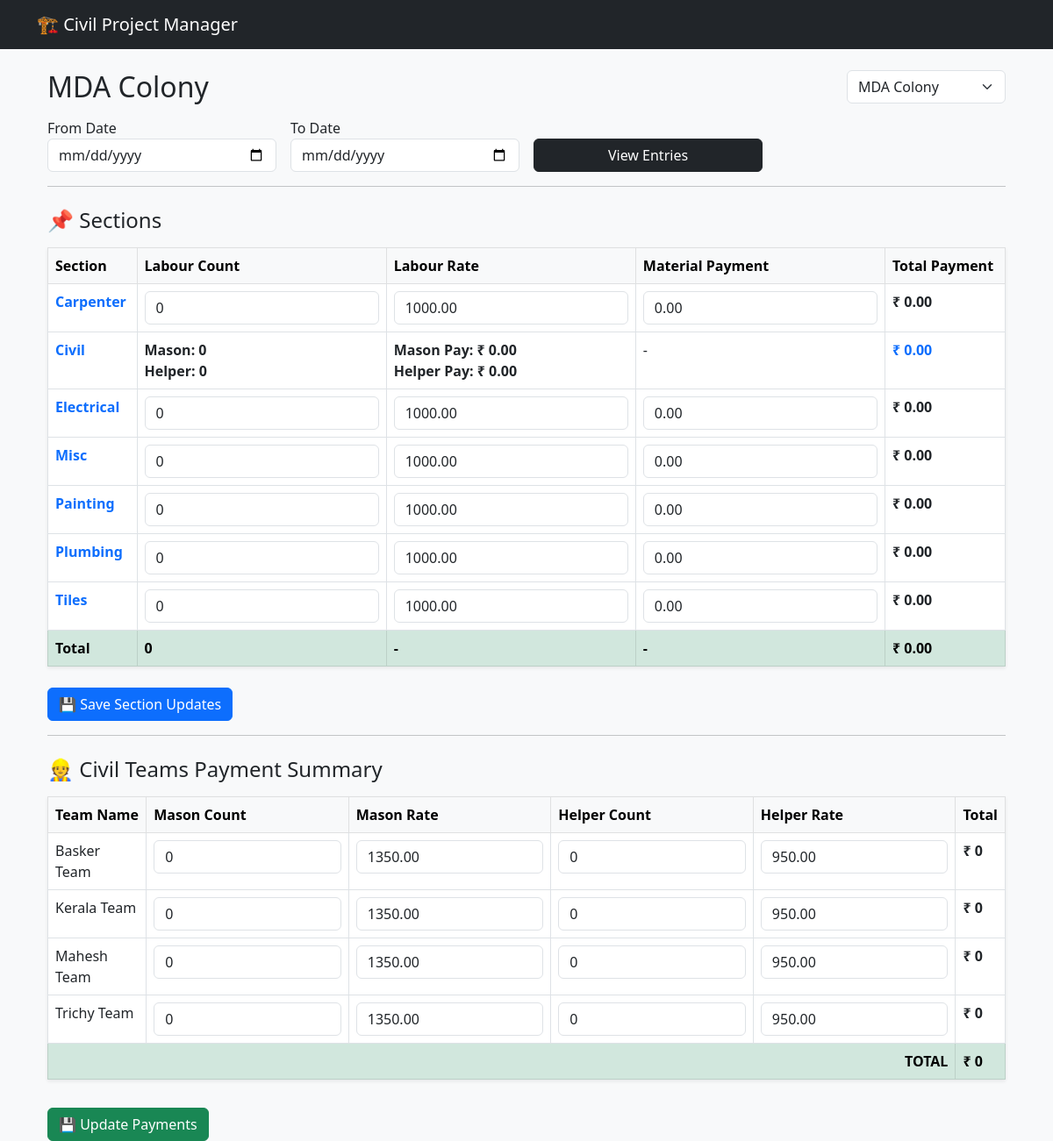
Page /2/ on the committed database.
### civil_app/models.py (models this page shows, shortened)
class Site(models.Model):
    site_name = models.CharField(max_length=200)
    location = models.CharField(max_length=200, blank=True)

class SiteSection(models.Model):
    site = models.ForeignKey(Site, related_name="sections", on_delete=models.CASCADE)
    section_name = models.CharField(max_length=100)
    labour_count = models.IntegerField(default=0)
    material_count = models.IntegerField(default=0)
    labour_rate = models.DecimalField(max_digits=10, decimal_places=2, default=1000)
    material_payment = models.DecimalField(max_digits=10, decimal_places=2, default=0)
    labour_pay = models.DecimalField(max_digits=12, decimal_places=2, default=0)
    material_pay = models.DecimalField(max_digits=12, decimal_places=2, default=0)
    payment = models.DecimalField(max_digits=12, decimal_places=2, default=0)

class CivilTeam(models.Model):
    site = models.ForeignKey(Site, related_name="civil_teams", on_delete=models.CASCADE)
    team_name = models.CharField(max_length=100)
    mason_payment = models.DecimalField(max_digits=10, decimal_places=2, default=0)
    helper_payment = models.DecimalField(max_digits=10, decimal_places=2, default=0)
    mason_rate = models.DecimalField(max_digits=10, decimal_places=2, default=800)
    helper_rate = models.DecimalField(max_digits=10, decimal_places=2, default=500)
    mason_count = models.IntegerField(default=0)
    helper_count = models.IntegerField(default=0)
    @property
    def total_payment(self):
        return (self.mason_payment or 0) + (self.helper_payment or 0)

### civil_app/views.py (the view)
# urls.py: path("<int:site_id>/", views.site_detail, name="site_detail"),
def site_detail(request, site_id):
    site = get_object_or_404(Site, id=site_id)
    ensure_site_bootstrap(site)
    sections = list(site.sections.all().order_by("section_name"))
    teams = list(site.civil_teams.all().order_by("team_name"))
    civil_team_total = sum(team.total_payment for team in teams)
    for sec in sections:
        if sec.section_name.lower() == "civil":
            sec.payment = civil_team_total
    section_payment_total = sum(s.payment for s in sections)
    section_labour_total = sum(s.labour_count for s in sections)
    section_material_total = sum(s.material_count for s in sections)
    total_mason_count = sum(t.mason_count for t in teams)
    total_helper_count = sum(t.helper_count for t in teams)
    total_mason_payment = sum(t.mason_payment for t in teams)
    total_helper_payment = sum(t.helper_payment for t in teams)
    civil_total_payment = total_mason_payment + total_helper_payment
    all_sites = Site.objects.all().order_by("site_name")
    return render(request, "sites/site_detail.html", {
        "site": site,
        "sections": sections,
        "civil_teams": teams,
        "civil_team_total": civil_team_total,
        "section_payment_total": section_payment_total,
        "section_labour_total": section_labour_total,
        "section_material_total": section_material_total,
        "total_mason_count": total_mason_count,
        "total_helper_count": total_helper_count,
        "total_mason_payment": total_mason_payment,
        "total_helper_payment": total_helper_payment,
        "civil_total_payment": civil_total_payment,
        "all_sites": all_sites
    })

### civil_app/views.py (called while the page is built)
def ensure_site_bootstrap(site):
    required_sections = ["carpenter", "civil", "electrical", "misc", "painting", "plumbing", "tiles"]
    existing = set(site.sections.values_list("section_name", flat=True))
    for s in required_sections:
        if s not in existing:
            SiteSection.objects.create(site=site, section_name=s)
    if site.civil_teams.count() == 0:
        default_teams = ["Trichy Team", "Mahesh Team", "Basker Team", "Kerala Team"]
        for t in default_teams:
            CivilTeam.objects.create(site=site, team_name=t)
    try:
        _ = site.civil_details
    except:
        CivilSectionDetail.objects.create(site=site)

### civil_app/templates/sites/site_detail.html (shortened to what this page needs)
{% extends "base.html" %}
{% load static %}
{% block content %}
<div class="container">
    <div class="d-flex justify-content-between align-items-center mb-3">
    <h2 class="mb-0">{{ site.site_name }}</h2>
    <select class="form-select w-auto" onchange="location.href=this.value;">
        {% for s in all_sites %}
            <option value="{% url 'site_detail' s.id %}"
                {% if s.id == site.id %}selected{% endif %}>
                {{ s.site_name }}
            </option>
        {% endfor %}
    </select>
</div>
    <form class="row g-3 mb-3" onsubmit="openEntryModal(event)">
        <div class="col-md-3">
            <label>From Date</label>
            <input type="date" id="from_date" class="form-control">
        </div>
        <div class="col-md-3">
            <label>To Date</label>
            <input type="date" id="to_date" class="form-control">
        </div>
        <div class="col-md-3 align-self-end">
            <button class="btn btn-dark w-100">View Entries</button>
        </div>
    </form>
    <hr>
    <h4 class="mt-4">📌 Sections</h4>
    <form method="POST" action="{% url 'update_sections' site.id %}">
        <table class="table table-bordered bg-white mt-3 shadow-sm">
            <thead class="table-light">
                <tr>
                    <th>Section</th>
                    <th>Labour Count</th>
                    <th>Labour Rate</th>
                    <th>Material Payment</th>
                    <th>Total Payment</th>
                </tr>
            </thead>
            <tbody>
                {% for sec in sections %}
                <tr>
                    <td>
                        <a href="#" onclick="filterBySection('{{ sec.section_name }}')"
                           class="text-primary fw-bold text-decoration-none">
                            {{ sec.section_name|title }}
                        </a>
                    </td>
                    {% if sec.section_name == "civil" %}
    <td class="fw-bold">
        Mason: {{ total_mason_count }}<br>
        Helper: {{ total_helper_count }}
    </td>
    <td class="fw-bold">
        Mason Pay: ₹ {{ total_mason_payment }}<br>
        Helper Pay: ₹ {{ total_helper_payment }}<br>
    </td>
    <td>-</td>
    <td class="fw-bold text-primary">
    ₹ {{ civil_total_payment }}
</td>
{% else %}
                        <td>
                            <input type="number" class="form-control"
                                name="labour_{{ sec.id }}"
                                value="{{ sec.labour_count }}">
                        </td>
                        <td>
                            <input type="number" class="form-control"
                                name="labour_rate_{{ sec.id }}"
                                value="{{ sec.labour_rate }}">
                        </td>
                        <td>
                            <input type="number" class="form-control"
                                name="material_payment_{{ sec.id }}"
                                value="{{ sec.material_payment }}">
                        </td>
                        <td class="fw-bold">₹ {{ sec.payment }}</td>
                    {% endif %}
                </tr>
                {% endfor %}
                <tr class="table-success fw-bold">
                    <td>Total</td>
                    <td>{{ section_labour_total }}</td>
                    <td>-</td>
                    <td>-</td>
                    <td>₹ {{ section_payment_total }}</td>
                </tr>
            </tbody>
        </table>
        <button class="btn btn-primary mt-2">💾 Save Section Updates</button>
    </form>
    <hr>
    <h4 class="mt-4">👷 Civil Teams Payment Summary</h4>
    <form method="POST" action="{% url 'update_civil_team' site.id %}">
        <table class="table table-bordered bg-white mt-3 shadow-sm">
            <thead class="table-light">
                <tr>
                    <th>Team Name</th>
                    <th>Mason Count</th>
                    <th>Mason Rate</th>
                    <th>Helper Count</th>
                    <th>Helper Rate</th>
                    <th>Total</th>
                </tr>
            </thead>
            <tbody>
                {% for team in civil_teams %}
                <tr>
                    <td>{{ team.team_name }}</td>
                    <td>
                        <input type="number" class="form-control"
                               name="mason_count_{{ team.id }}"
                               value="{{ team.mason_count }}">
                    </td>
                    <td>
                        <input type="number" class="form-control"
                               name="mason_rate_{{ team.id }}"
                               value="{{ team.mason_rate }}">
                    </td>
                    <td>
                        <input type="number" class="form-control"
                               name="helper_count_{{ team.id }}"
                               value="{{ team.helper_count }}">
                    </td>
                    <td>
                        <input type="number" class="form-control"
                               name="helper_rate_{{ team.id }}"
                               value="{{ team.helper_rate }}">
                    </td>
                    <td class="fw-bold">
                        ₹ {{ team.total_payment }}
                    </td>
                </tr>
                {% endfor %}
                <tr class="table-success fw-bold">
                    <td colspan="5" class="text-end">TOTAL</td>
                    <td>₹ {{ civil_team_total }}</td>
                </tr>
            </tbody>
        </table>
        <button class="btn btn-success mt-3">💾 Update Payments</button>
    </form>
</div>
{% endblock %}

### rows in the picture
Site: site_name "MDA Colony"
SiteSection: section_name "Carpenter", labour_count "0", labour_rate "1000.00", material_payment "0.00", payment "0.00"
SiteSection: section_name "Civil", total_mason_count "0", total_helper_count "0", total_mason_payment "0.00", total_helper_payment "0.00", civil_total_payment "0.00"
SiteSection: section_name "Electrical", labour_count "0", labour_rate "1000.00", material_payment "0.00", payment "0.00"
SiteSection: section_name "Misc", labour_count "0", labour_rate "1000.00", material_payment "0.00", payment "0.00"
SiteSection: section_name "Painting", labour_count "0", labour_rate "1000.00", material_payment "0.00", payment "0.00"
SiteSection: section_name "Plumbing", labour_count "0", labour_rate "1000.00", material_payment "0.00", payment "0.00"
SiteSection: section_name "Tiles", labour_count "0", labour_rate "1000.00", material_payment "0.00", payment "0.00"
CivilTeam: team_name "Basker Team", mason_count "0", mason_rate "1350.00", helper_count "0", helper_rate "950.00", total_payment "0"
CivilTeam: team_name "Kerala Team", mason_count "0", mason_rate "1350.00", helper_count "0", helper_rate "950.00", total_payment "0"
CivilTeam: team_name "Mahesh Team", mason_count "0", mason_rate "1350.00", helper_count "0", helper_rate "950.00", total_payment "0"
CivilTeam: team_name "Trichy Team", mason_count "0", mason_rate "1350.00", helper_count "0", helper_rate "950.00", total_payment "0"

### other values in the picture
{{ section_labour_total }} "0"
{{ section_payment_total }} "0.00"
{{ civil_team_total }} "0"
form field value "MDA Colony"
